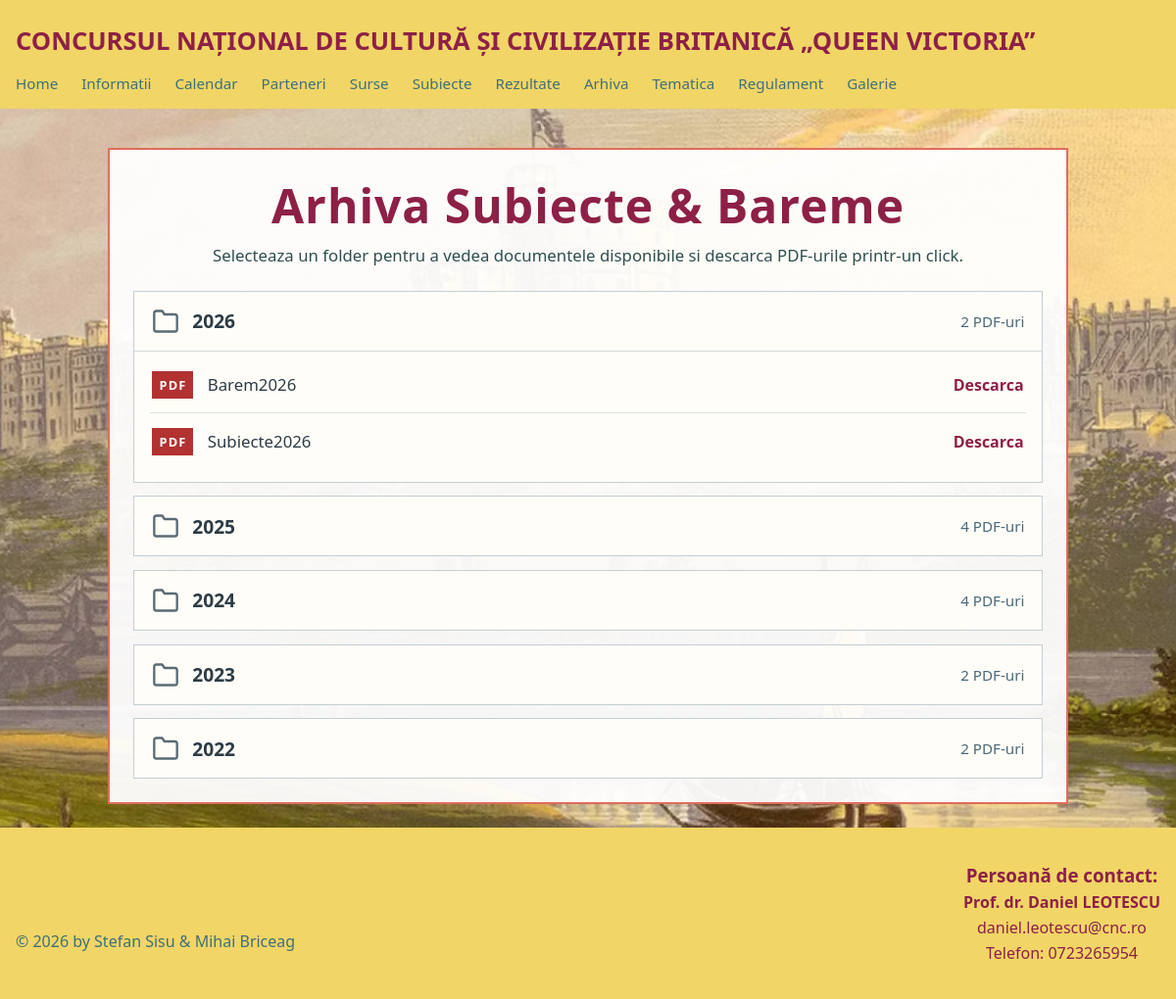
The page /arhiva/ on the database its author committed.
### pages/models.py (models this page shows, shortened)
class ArchiveFolder(models.Model):
    name = models.CharField(max_length=100, unique=True)
    sort_order = models.PositiveIntegerField(default=0)
    created_at = models.DateTimeField(auto_now_add=True)
    updated_at = models.DateTimeField(auto_now=True)
    class Meta:
        ordering = ["sort_order", "-name"]
        verbose_name = "Folder arhiva"
        verbose_name_plural = "Foldere arhiva"

class ArchiveDocument(models.Model):
    folder = models.ForeignKey(
        ArchiveFolder,
        on_delete=models.CASCADE,
        related_name="documents",
        verbose_name="Folder",
    )
    title = models.CharField(max_length=200, blank=True)
    file = models.FileField(
        upload_to=archive_document_upload_path,
        validators=[FileExtensionValidator(["pdf"])],
        verbose_name="Fisier PDF",
    )
    sort_order = models.PositiveIntegerField(default=0)
    uploaded_at = models.DateTimeField(auto_now_add=True)
    class Meta:
        ordering = ["sort_order", "title", "file"]
        verbose_name = "Document arhiva"
        verbose_name_plural = "Documente arhiva"
    @property
    def display_title(self):
        if self.title:
            return self.title
        return os.path.basename(self.file.name)

### pages/views.py (the view)
# urls.py: path("arhiva/", panel_views.panel_arhiva, name="panel_arhiva"),
def arhiva(request):
    folders = ArchiveFolder.objects.prefetch_related("documents").all()
    return render(request, "pages/arhiva.html", {"folders": folders})

### pages/templates/pages/arhiva.html (shortened to what this page needs)
{% extends "base.html" %}
{% block body_class %}page-arhiva{% endblock %}
{% block content %}
<section class="arhiva-section">
    <div class="arhiva-wrapper">
        <div class="arhiva-content-box">
            <div class="arhiva-header">
                <div>
                    <h1 class="arhiva-title">Arhiva Subiecte &amp; Bareme</h1>
                    <p class="arhiva-description">
                        Selecteaza un folder pentru a vedea documentele disponibile si descarca PDF-urile printr-un click.
                    </p>
                </div>
            </div>
            {% if folders %}
                <div class="arhiva-accordion">
                    {% for folder in folders %}
                        <details class="arhiva-folder" {% if forloop.first %}open{% endif %}>
                            <summary class="arhiva-folder-summary">
                                <span class="arhiva-folder-summary-left">
                                    <svg class="arhiva-folder-row-icon" aria-hidden="true" viewBox="0 0 24 24" fill="none" stroke="currentColor" stroke-width="2" stroke-linecap="round" stroke-linejoin="round">
                                        <path d="M22 19a2 2 0 0 1-2 2H4a2 2 0 0 1-2-2V5a2 2 0 0 1 2-2h5l2 3h9a2 2 0 0 1 2 2z"></path>
                                    </svg>
                                    <span class="arhiva-folder-name">{{ folder.name }}</span>
                                </span>
                                <span class="arhiva-folder-meta">
                                    {{ folder.documents.count }} PDF{{ folder.documents.count|pluralize:",-uri" }}
                                </span>
                            </summary>
                            <div class="arhiva-documents">
                                {% if folder.documents.all %}
                                    {% for document in folder.documents.all %}
                                        <a class="arhiva-document" href="{{ document.file.url }}" download>
                                            <span class="arhiva-document-main">
                                                <span class="arhiva-pdf-badge">PDF</span>
                                                <span class="arhiva-document-title">{{ document.display_title }}</span>
                                            </span>
                                            <span class="arhiva-document-action">Descarca</span>
                                        </a>
                                    {% endfor %}
                                {% else %}
                                    <p class="arhiva-empty-folder">Nu exista inca documente in acest folder.</p>
                                {% endif %}
                            </div>
                        </details>
                    {% endfor %}
                </div>
            {% else %}
                <p class="arhiva-empty-state">
                    Nu exista foldere in arhiva momentan. Le poti adauga din panoul de administrare.
                </p>
            {% endif %}
        </div>
    </div>
</section>
{% endblock %}

### static/css/main.css (style rules this page uses)
:root { --color-bg: #f3f3f3; --color-surface: #f1d566; --color-primary: #8d2047; --color-text: #49697b; --color-text-dark: #2d3c45; --color-border: #7d96a3; --container-width: 1200px; --section-spacing: 5rem; --radius: 8px; --transition: 0.2s ease; }
*, *::before, *::after { box-sizing: border-box; }
html { scroll-behavior: smooth; }
body { margin: 0; font-family: system-ui, -apple-system, BlinkMacSystemFont, sans-serif; color: var(--color-text); display: flex; flex-direction: column; min-height: 100vh; }
.page-informatii, .page-calendar, .page-parteneri, .page-subiecte, .page-arhiva, .page-rezultate, .page-tematica, .page-regulament, .page-galerie { background-image: url("/static/images/5b83e9_336411a129bc423c9164d2d859a8a0be~mv2.avif"); background-size: cover; background-position: center; background-attachment: fixed; }
a { color: inherit; text-decoration: none; }
.arhiva-section { padding: 2.5rem 0 1.5rem; }
.arhiva-wrapper { width: min(100% - 2rem, 980px); margin: 0 auto; }
.arhiva-content-box { background: rgba(255, 255, 255, 0.94); border: 2px solid #e26b5b; padding: 1.5rem; }
.arhiva-header { display: flex; flex-direction: column; align-items: center; justify-content: center; gap: 1rem; margin-bottom: 1.5rem; text-align: center; }
.arhiva-folder-row-icon { flex: 0 0 auto; color: #5a6b74; background: transparent !important; border: none !important; width: 28px; height: 28px; }
.arhiva-title { margin: 0 0 0.35rem; font-size: clamp(2rem, 4vw, 3rem); color: #8d2047; letter-spacing: 1px; }
.arhiva-description, .arhiva-empty-state, .arhiva-empty-folder { margin: 0; color: #2f4f4f; font-size: 1.05rem; line-height: 1.5; }
.arhiva-accordion { display: grid; gap: 0.85rem; }
.arhiva-folder { border: 1px solid rgba(125, 150, 163, 0.45); background: #fffdf8; }
.arhiva-folder-summary { display: flex; align-items: center; justify-content: space-between; gap: 1rem; padding: 1rem 1.1rem; cursor: pointer; list-style: none; }
.arhiva-folder-summary-left { display: flex; align-items: center; gap: 0.85rem; }
.arhiva-folder-name { font-size: 1.2rem; font-weight: 700; color: #2d3c45; }
.arhiva-folder-meta { color: #49697b; font-size: 0.95rem; white-space: nowrap; }
.arhiva-documents { border-top: 1px solid rgba(125, 150, 163, 0.35); padding: 0.35rem 1rem 0.8rem; }
.arhiva-document { display: flex; align-items: center; justify-content: space-between; gap: 1rem; padding: 0.9rem 0.15rem; border-bottom: 1px solid rgba(125, 150, 163, 0.25); transition: var(--transition); }
.arhiva-document:last-child { border-bottom: 0; }
.arhiva-document-main { display: flex; align-items: center; gap: 0.9rem; min-width: 0; }
.arhiva-pdf-badge { display: inline-flex; align-items: center; justify-content: center; min-width: 42px; height: 28px; background: #b23232; color: white; font-size: 0.8rem; font-weight: 700; letter-spacing: 0.08em; }
.arhiva-document-title { color: #2d3c45; font-size: 1.05rem; overflow-wrap: anywhere; }
.arhiva-document-action { color: #8d2047; font-weight: 700; white-space: nowrap; }

### rows shown on the page
ArchiveFolder: name "2026", documents.count "2"
ArchiveDocument: display_title "Barem2026"
ArchiveDocument: display_title "Subiecte2026"
ArchiveFolder: name "2025", documents.count "4"
ArchiveFolder: name "2024", documents.count "4"
ArchiveFolder: name "2023", documents.count "2"
ArchiveFolder: name "2022", documents.count "2"
